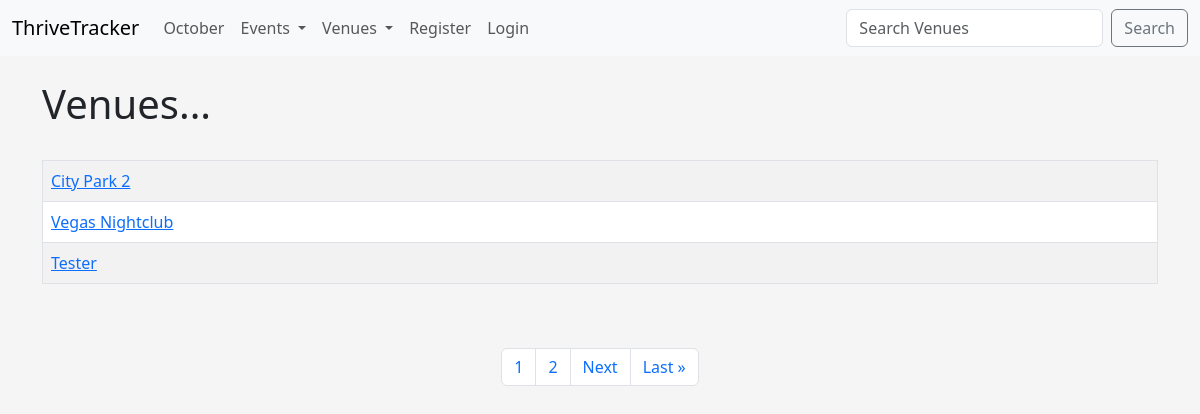
The page /list_venues on the database as committed earlier.
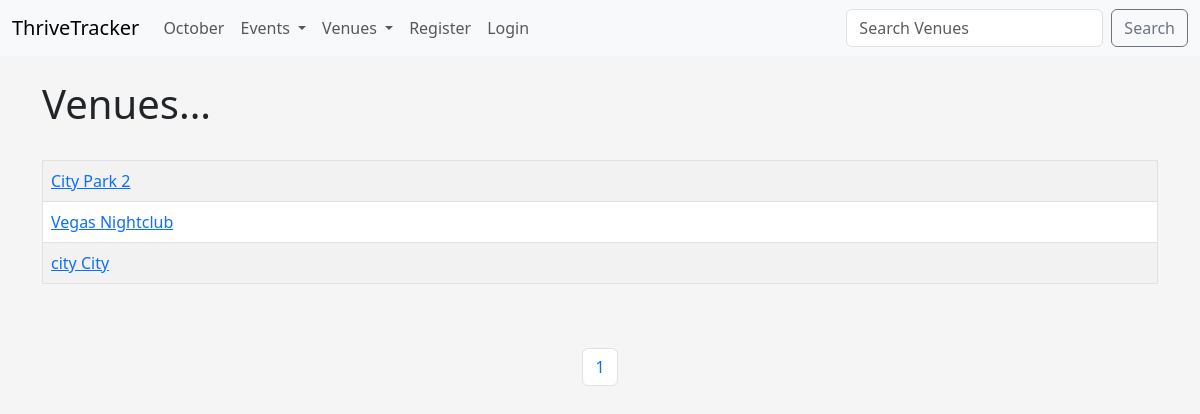
The same page on the database as committed later.
### addiction_calendar/models.py (models this page shows)
class Venue(models.Model):
    name = models.CharField('Venue Name', max_length=200)
    address = models.CharField('Venue Address', max_length=300)
    zip_code = models.CharField('Venue Zip Code', max_length=15)
    phone = models.CharField('Venue Phone', max_length=20, blank=True)
    web = models.URLField('Venue Website', blank=True)
    email_address = models.EmailField('Venue Email', blank=True)
    owner = models.IntegerField('Venue Owner', blank=False, default = 1)
    def __str__(self):
        return self.name

### addiction_calendar/views.py (the view)
# urls.py: path('list_venues', views.list_venues, name='list-venues'),
def list_venues(request):
    venue_list = Venue.objects.all()
    p = Paginator(Venue.objects.all(), 3)
    page = request.GET.get('page')
    venues = p.get_page(page)
    nums = "a" * venues.paginator.num_pages # multiply by a to get an iterable number of pages
    return render(request, 'addiction_events/venues.html',
        {'venue_list': venue_list, 'venues': venues, 'nums': nums})

### addiction_calendar/templates/addiction_events/venues.html (shortened to what this page needs)
{% extends 'addiction_events/base.html' %} {% block content %}
<h1>Venues...</h1>
<br />
<table class="table table-bordered table-striped table-hover">
  {% for venue in venues %}
  <tr>
    <td>
      <a href="{% url 'show-venue' venue.id %}"> {{ venue }}</a>
    </td>
  </tr>
  {% endfor %}
</table>
<br /><br />
<nav aria-label="Page navigation example">
  <ul class="pagination justify-content-center">
    {% for i in nums %}
    <li class="page-item">
      <a class="page-link" href="?page={{ forloop.counter }}">{{ forloop.counter }}</a>
    </li>
    {% endfor %} {% if venues.has_next %}
    <li class="page-item">
      <a class="page-link" href="?page={{ venues.next_page_number }}">Next</a>
    </li>
    <li class="page-item">
      <a class="page-link" href="?page={{ venues.paginator.num_pages }}">Last &raquo</a>
    </li>
    {% endif %}
  </ul>
</nav>
<br />
{% endblock %}

Rows that differ between the two databases and show on the page:
removed Venue: name "Tester"
now on this page (row unchanged): Venue: name "city City"
Other text that changed with them:
list line gone: "2"
text no longer shown: "Next Last »"
